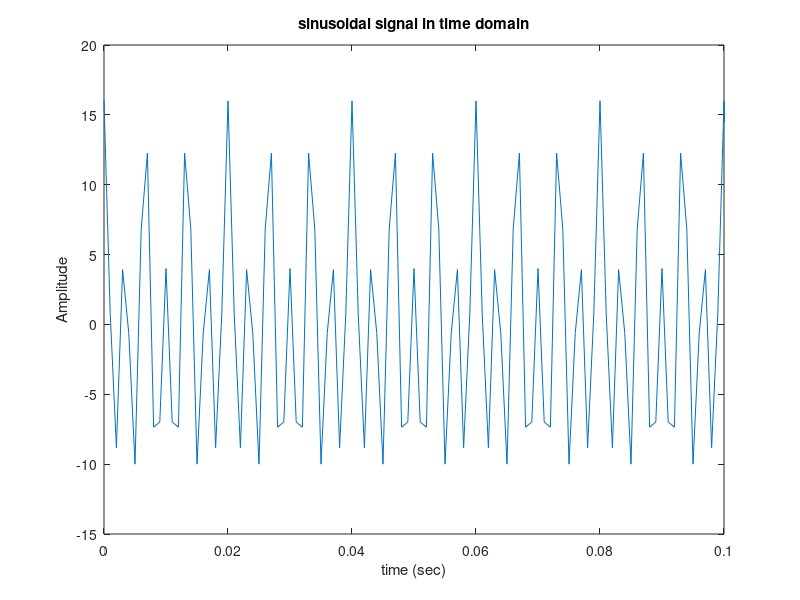
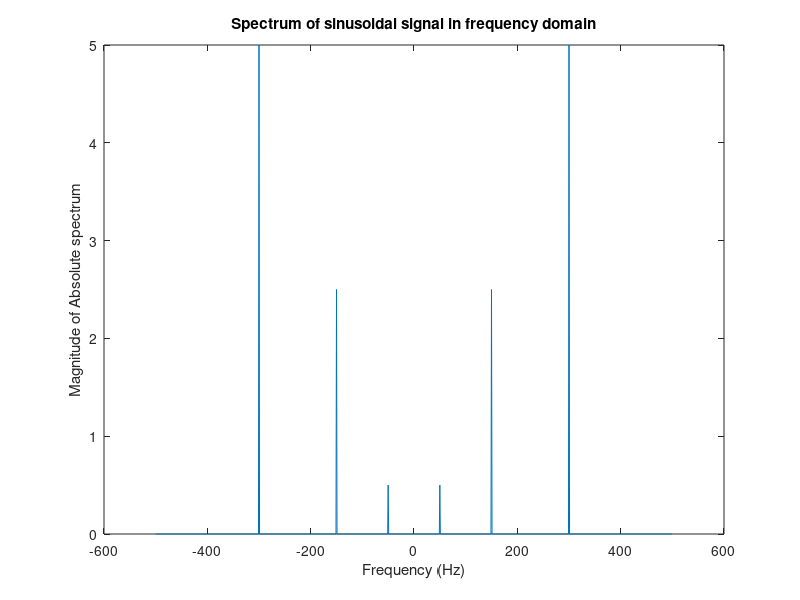

Source code (MATLAB) for these figures, in order:
clear; clc;
close all;

Fs = 1000; % Sampling frequency
T = 1/Fs; % Sampling period (s)(1/1000 = 0.001)
L = 1000; % Length of signal
t = (0:L-1)*T; % Time vector
signal = cos(100*pi*t) + (5*cos(300*pi*t)) + (10*cos(600*pi*t));

figure
plot(t, signal);
xlabel('time (sec)');
ylabel('Amplitude');
xlim([0 0.1])
title('sinusoidal signal in time domain');
%%
figure
spectrum = fft(signal);
Abs_spectrum = abs(fftshift(spectrum)/L); %fftshif = shift zero frequency to center 
f = (-L/2:L/2-1)*Fs/L;
plot(f, Abs_spectrum);
xlabel('Frequency (Hz)');
ylabel('Magnitude of Absolute spectrum');
title('Spectrum of sinusoidal signal in frequency domain');
